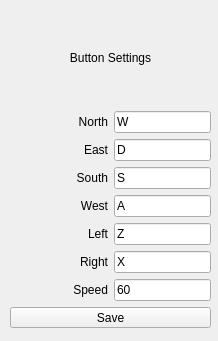
<?xml version="1.0" encoding="UTF-8"?>
<ui version="4.0">
 <class>settingspopup</class>
 <widget class="QWidget" name="settingspopup">
  <property name="geometry">
   <rect>
    <x>0</x>
    <y>0</y>
    <width>218</width>
    <height>341</height>
   </rect>
  </property>
  <property name="windowTitle">
   <string>Form</string>
  </property>
  <widget class="QWidget" name="verticalLayoutWidget_3">
   <property name="geometry">
    <rect>
     <x>10</x>
     <y>10</y>
     <width>201</width>
     <height>318</height>
    </rect>
   </property>
   <layout class="QVBoxLayout" name="verticalLayout" stretch="0,1,0">
    <item>
     <widget class="QLabel" name="titleLabel">
      <property name="text">
       <string>Button Settings</string>
      </property>
      <property name="alignment">
       <set>Qt::AlignCenter</set>
      </property>
     </widget>
    </item>
    <item>
     <layout class="QHBoxLayout" name="horizontalLayout" stretch="1,1">
      <item>
       <layout class="QVBoxLayout" name="labelsVerticalLayout">
        <item>
         <widget class="QLabel" name="northLabel">
          <property name="text">
           <string>North</string>
          </property>
          <property name="alignment">
           <set>Qt::AlignRight|Qt::AlignTrailing|Qt::AlignVCenter</set>
          </property>
         </widget>
        </item>
        <item>
         <widget class="QLabel" name="eastLabel">
          <property name="text">
           <string>East</string>
          </property>
          <property name="alignment">
           <set>Qt::AlignRight|Qt::AlignTrailing|Qt::AlignVCenter</set>
          </property>
         </widget>
        </item>
        <item>
         <widget class="QLabel" name="southLabel">
          <property name="text">
           <string>South</string>
          </property>
          <property name="alignment">
           <set>Qt::AlignRight|Qt::AlignTrailing|Qt::AlignVCenter</set>
          </property>
         </widget>
        </item>
        <item>
         <widget class="QLabel" name="westLabel">
          <property name="text">
           <string>West</string>
          </property>
          <property name="alignment">
           <set>Qt::AlignRight|Qt::AlignTrailing|Qt::AlignVCenter</set>
          </property>
         </widget>
        </item>
        <item>
         <widget class="QLabel" name="leftLabel">
          <property name="text">
           <string>Left</string>
          </property>
          <property name="alignment">
           <set>Qt::AlignRight|Qt::AlignTrailing|Qt::AlignVCenter</set>
          </property>
         </widget>
        </item>
        <item>
         <widget class="QLabel" name="rightLabel">
          <property name="text">
           <string>Right</string>
          </property>
          <property name="alignment">
           <set>Qt::AlignRight|Qt::AlignTrailing|Qt::AlignVCenter</set>
          </property>
         </widget>
        </item>
        <item>
         <widget class="QLabel" name="speedLabel">
          <property name="text">
           <string>Speed</string>
          </property>
          <property name="alignment">
           <set>Qt::AlignRight|Qt::AlignTrailing|Qt::AlignVCenter</set>
          </property>
         </widget>
        </item>
       </layout>
      </item>
      <item>
       <layout class="QVBoxLayout" name="buttonsVerticalLayout">
        <item>
         <widget class="QLineEdit" name="northLineEdit">
          <property name="text">
           <string>W</string>
          </property>
         </widget>
        </item>
        <item>
         <widget class="QLineEdit" name="eastLineEdit">
          <property name="text">
           <string>D</string>
          </property>
         </widget>
        </item>
        <item>
         <widget class="QLineEdit" name="southLineEdit">
          <property name="text">
           <string>S</string>
          </property>
         </widget>
        </item>
        <item>
         <widget class="QLineEdit" name="westLineEdit">
          <property name="text">
           <string>A</string>
          </property>
         </widget>
        </item>
        <item>
         <widget class="QLineEdit" name="leftLineEdit">
          <property name="text">
           <string>Z</string>
          </property>
         </widget>
        </item>
        <item>
         <widget class="QLineEdit" name="rightLineEdit">
          <property name="text">
           <string>X</string>
          </property>
         </widget>
        </item>
        <item>
         <widget class="QLineEdit" name="speedLineEdit">
          <property name="text">
           <string>60</string>
          </property>
         </widget>
        </item>
       </layout>
      </item>
     </layout>
    </item>
    <item>
     <widget class="QToolButton" name="saveButton">
      <property name="sizePolicy">
       <sizepolicy hsizetype="Ignored" vsizetype="Maximum">
        <horstretch>0</horstretch>
        <verstretch>0</verstretch>
       </sizepolicy>
      </property>
      <property name="text">
       <string>Save</string>
      </property>
     </widget>
    </item>
   </layout>
  </widget>
 </widget>
 <resources/>
 <connections/>
</ui>
